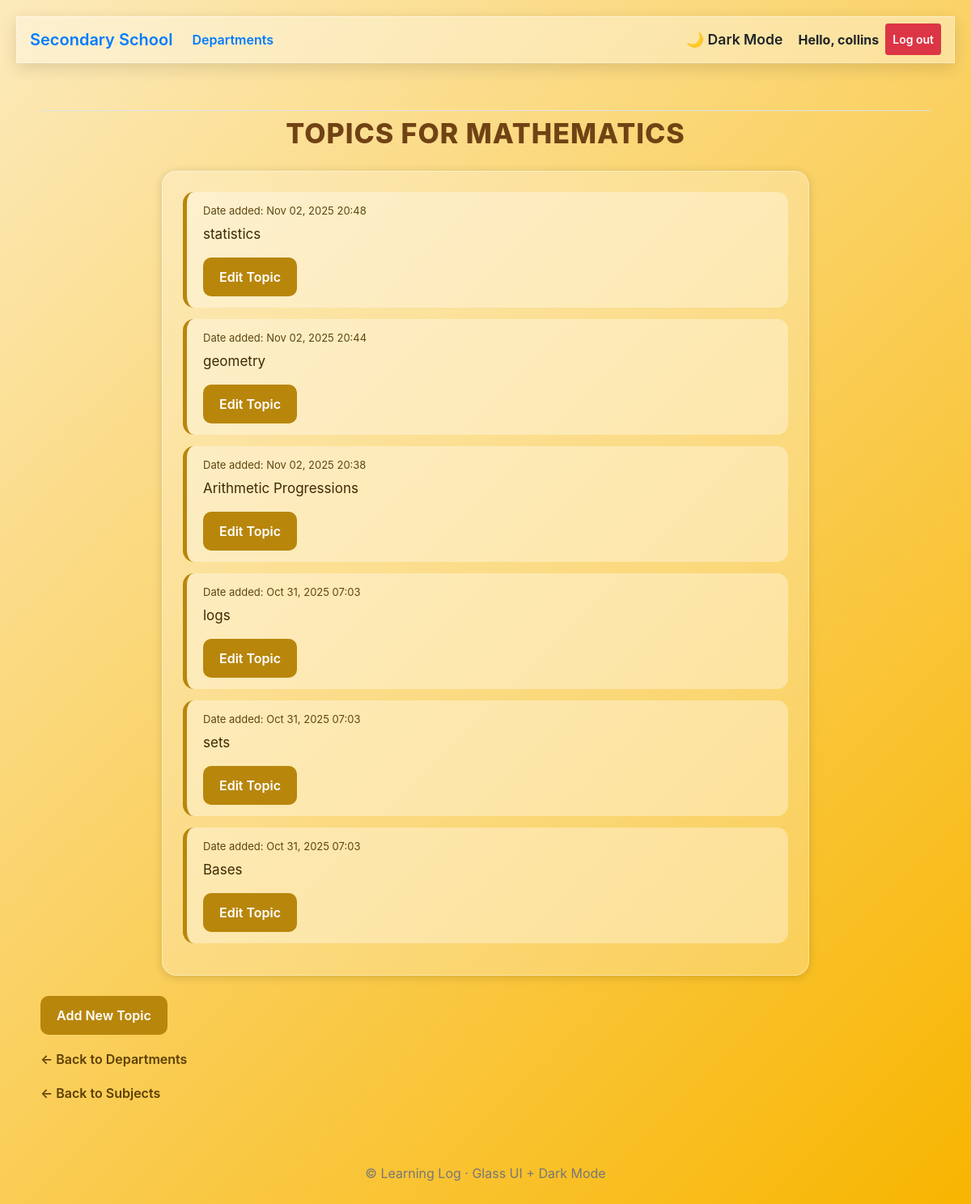
Screenshot of /subjects/1/topics/ (signed in) with the database file from the repository.
### school_app/models.py (models this page shows, shortened)
class Subjects(models.Model):
    department_subjects = models.ForeignKey(Departments, on_delete=models.CASCADE)
    owner = models.ForeignKey(User, on_delete=models.CASCADE)
    text = models.CharField(max_length=300)
    date_added = models.DateTimeField(auto_now_add=True)
    class Meta:
        verbose_name_plural = 'subjects'

class SubjectTopics(models.Model):
    topics_subjects = models.ForeignKey(Subjects, on_delete=models.CASCADE, related_name='topics_subjects')
    text = models.CharField(max_length=1000)
    date_added = models.DateTimeField(auto_now_add=True)

### school_app/views.py (the view)
# urls.py: path('subjects/<int:subject_id>/topics/', views.topics, name='topics'),
@login_required()
def topics(request, subject_id):
    subject = Subjects.objects.get(id=subject_id)
    if subject.owner != request.user:
        raise Http404
    topic = subject.topics_subjects.order_by("-date_added")
    department = subject.department_subjects
    context = {'subject': subject, 'topic': topic, 'department': department}
    return render(request, 'school_app/topics.html', context)

### school_app/templates/school_app/topics.html (shortened to what this page needs)
{% extends "school_app/base.html" %}
{% block content %}
<h2 class="page-title">Topics for {{ subject.text }}</h2>
<div class="topic-container">
    {% for topi in topic %}
        <div class="topic-item">
            <div class="topic-date">
                Date added: {{ topi.date_added|date:'M d, Y H:i' }}
            </div>
            <div class="topic-text">
                {{ topi.text|linebreaks }}
            </div>
            <a class="gold-btn" href="{% url 'school_app:edit_topic' topi.id %}">
                Edit Topic
            </a>
        </div>
    {% empty %}
        <div class="topic-item">
            No topics for {{ subject }} have been added yet.
        </div>
    {% endfor %}
</div>
<a class="gold-btn" href="{% url 'school_app:new_topics' subject.id %}">
    Add New Topic
</a>
<br>
<a class="back-link" href="{% url 'school_app:departments' %}">← Back to Departments</a>
<br>
<a class="back-link" href="{% url 'school_app:subjects' department.id %}">← Back to Subjects</a>
{% endblock content %}

### school_app/templates/school_app/base.html (shortened to what this page needs)
{% load bootstrap4 %}
<!doctype html>
<html lang="en">
<head>
    {% bootstrap_css %}
</head>
<body class="fade-in">
<nav class="navbar navbar-expand-md glass-nav mb-4">
    <a class="navbar-brand" href="{% url 'school_app:index' %}">Secondary School</a>
    <div class="collapse navbar-collapse" id="mainNav">
        <ul class="navbar-nav mr-auto slide-up">
            <li class="nav-item">
                <a class="nav-link" href="{% url 'school_app:departments' %}">Departments</a>
            </li>
        </ul>
        <ul class="navbar-nav ml-auto slide-up">
            <li class="nav-item">
                <span id="darkModeToggle" class="nav-link">
                    🌙 Dark Mode
                </span>
            </li>
            {% if user.is_authenticated %}
                <li class="nav-item">
                    <span class="nav-link font-weight-bold">
                        Hello, {{ user.username }}
                    </span>
                </li>
                <li class="nav-item">
                    <form action="{% url 'users:logout' %}" method="post" style="display:inline;">
                        <button type="submit" class="nav-link btn btn-danger btn-sm text-white">
                            Log out
                        </button>
                    </form>
                </li>
            {% endif %}
        </ul>
    </div>
</nav>
<main class="container main-container slide-up">
    <div class="pb-2 mb-2 border-bottom">
    </div>
    <div>
        {% block content %}{% endblock content %}
    </div>
</main>
<div class="footer slide-up">
    &copy; {{ now|date:"Y" }} Learning Log · Glass UI + Dark Mode
</div>
</body>
</html>

### school_app/templates/school_app/base.html (style rules this page uses)
.glass-nav { background: rgba(255, 255, 255, 0.35); backdrop-filter: blur(18px) saturate(180%); -webkit-backdrop-filter: blur(18px) saturate(180%); border: 1px solid rgba(255, 255, 255, 0.4); box-shadow: 0 6px 20px rgba(0,0,0,0.12); }
.nav-link, .navbar-brand { font-weight: 600; transition: 0.4s; }
.fade-in { animation: fadeIn 0.9s ease forwards; }
.slide-up { animation: slideUp 0.9s ease forwards; }
.main-container { margin-top: 30px; padding: 20px; }
#darkModeToggle { cursor: pointer; font-size: 1.1rem; padding: 6px 10px; border-radius: 8px; border: 1px solid transparent; }
.footer { text-align: center; padding: 15px; margin-top: 40px; color: #777; }

### school_app/templates/school_app/topics.html (style rules this page uses)
body { background: linear-gradient(135deg, #fceabb, #f8b500); padding: 20px; }
.page-title { color: #704214; font-size: 34px; font-weight: 800; text-align: center; margin-bottom: 25px; text-transform: uppercase; letter-spacing: 1px; }
.topic-container { background: rgba(255, 255, 255, 0.25); backdrop-filter: blur(18px); padding: 25px; border-radius: 18px; border: 1px solid rgba(255,255,255,0.4); width: 90%; max-width: 800px; margin: 0 auto 25px auto; box-shadow: 0 2px 12px rgba(0,0,0,0.15); }
.topic-item { background: rgba(255,255,255,0.35); padding: 14px 20px; margin-bottom: 14px; border-radius: 14px; border-left: 5px solid #b8860b; }
.topic-date { font-size: 13px; color: #5e4610; }
.topic-text { font-size: 17px; margin-top: 6px; color: #3e2a04; }
.gold-btn { display: inline-block; background: #b8860b; padding: 12px 20px; color: white; text-decoration: none; border-radius: 10px; font-weight: 600; transition: background .25s ease; }
.back-link { display: inline-block; margin-top: 18px; color: #5e3f05; text-decoration: none; font-weight: 600; }

### rows the page displays
Subjects: text "MATHEMATICS"
SubjectTopics: date_added "Nov 02, 2025 20:48", text "statistics"
SubjectTopics: date_added "Nov 02, 2025 20:44", text "geometry"
SubjectTopics: date_added "Nov 02, 2025 20:38", text "Arithmetic Progressions"
SubjectTopics: date_added "Oct 31, 2025 07:03", text "logs"
SubjectTopics: date_added "Oct 31, 2025 07:03", text "sets"
SubjectTopics: date_added "Oct 31, 2025 07:03", text "Bases"

### other values shown
{{ user.username }} "collins"
